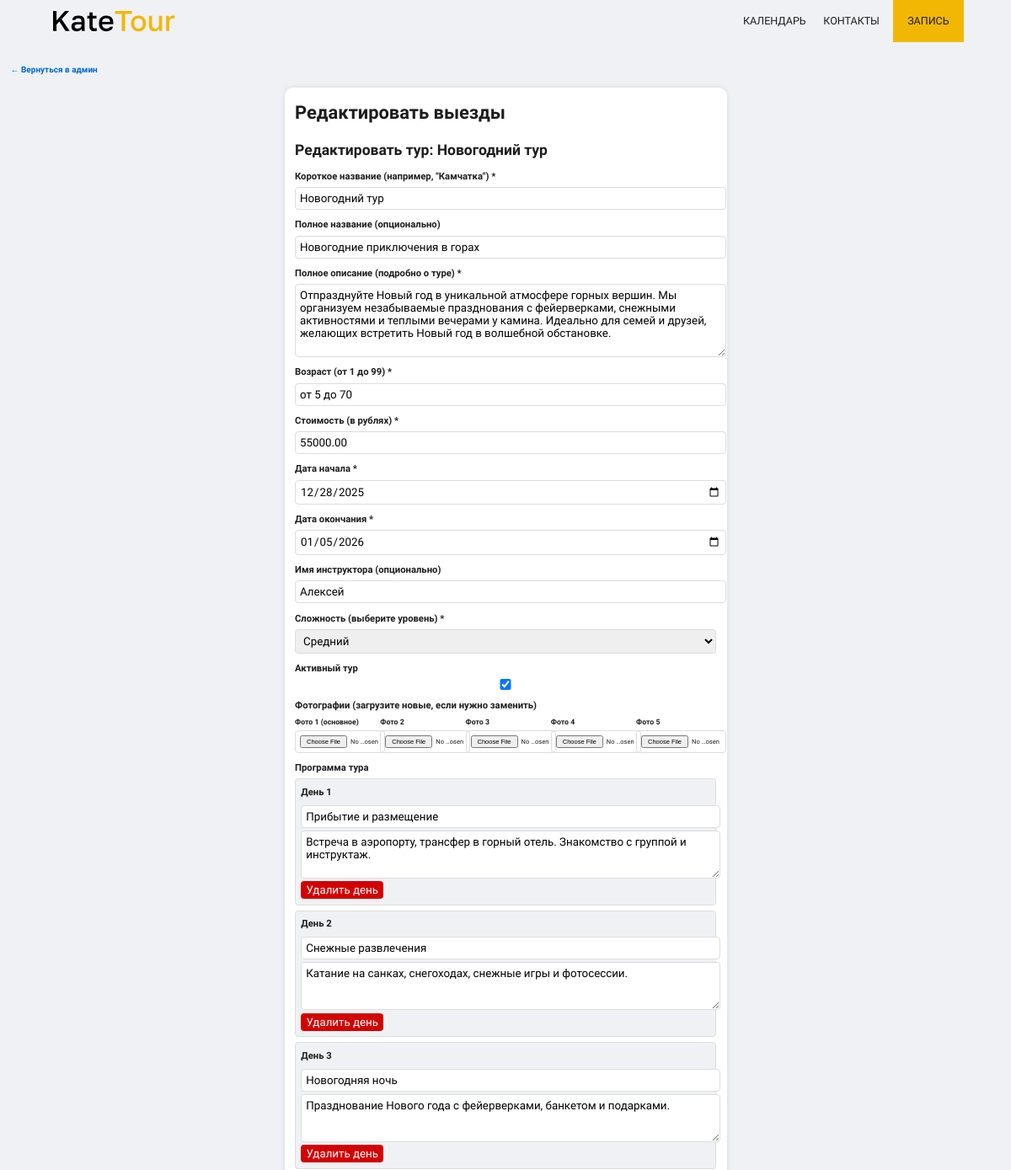
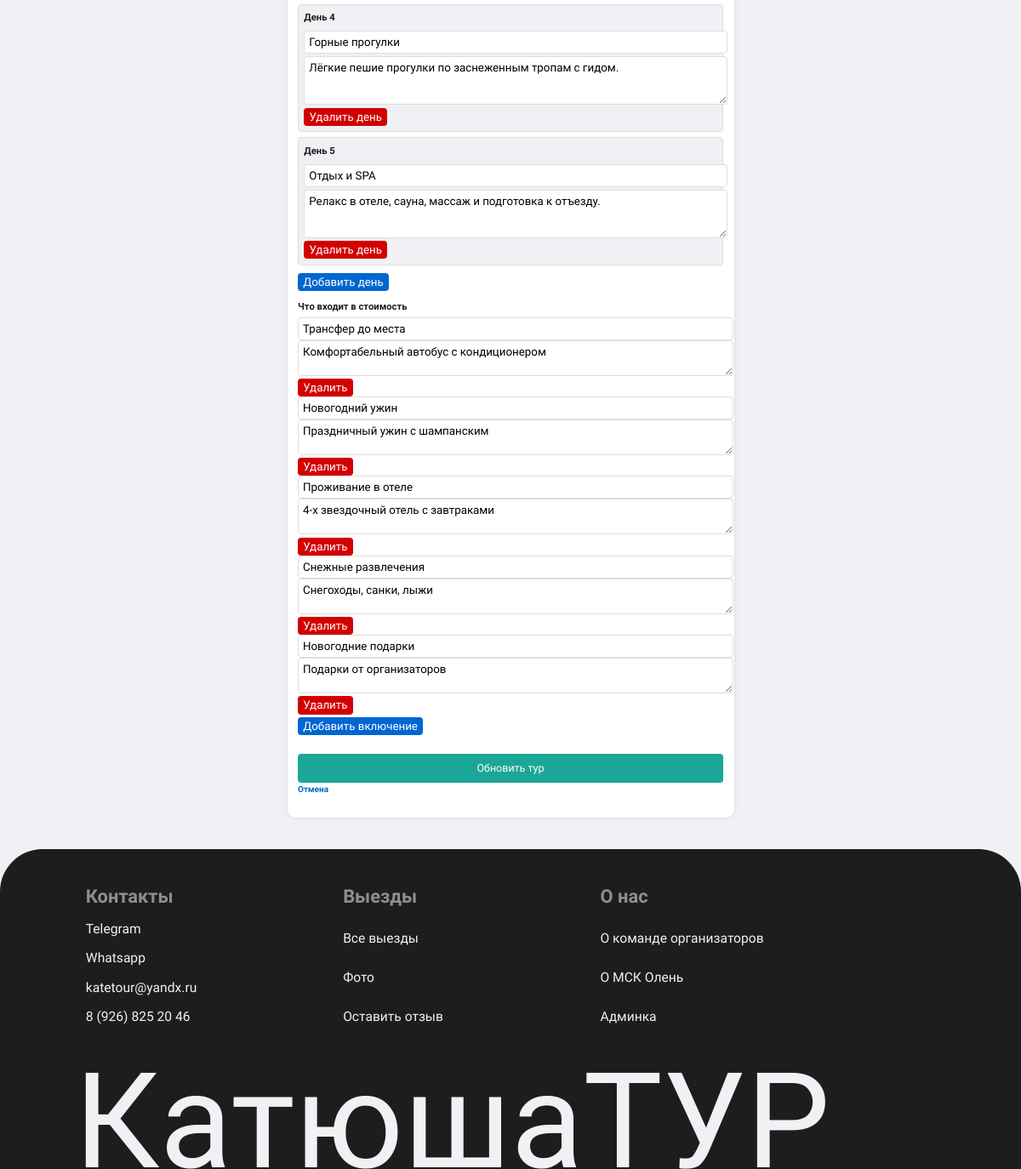
/edit-trips.php?edit=2 (signed in), run on the app's committed database (2 pictures, top to bottom).
### tables this page shows
CREATE TABLE `tours` (
  `id` int NOT NULL,
  `short_title` varchar(150) NOT NULL COMMENT 'Короткое название',
  `full_title` varchar(255) DEFAULT NULL COMMENT 'Полное название (опционально)',
  `full_description` longtext COMMENT 'Полное описание',
  `age` varchar(100) NOT NULL,
  `price` decimal(10,2) NOT NULL DEFAULT '0.00' COMMENT 'Стоимость',
  `start_date` date NOT NULL COMMENT 'Дата начала',
  `end_date` date NOT NULL COMMENT 'Дата окончания',
  `instructor_name` varchar(100) DEFAULT NULL COMMENT 'Имя инструктора (можно дублировать или оставить только ссылку)',
  `difficulty` enum('легкий','средний','сложный','эксперт') DEFAULT 'средний' COMMENT 'Сложность',
  `is_active` tinyint(1) DEFAULT '1' COMMENT 'Активный/неактивный тур',
  `created_at` timestamp NULL DEFAULT CURRENT_TIMESTAMP,
  `updated_at` timestamp NULL DEFAULT CURRENT_TIMESTAMP ON UPDATE CURRENT_TIMESTAMP
);

CREATE TABLE `tour_program` (
  `id` int NOT NULL,
  `tour_id` int NOT NULL COMMENT 'ID тура (связь с таблицей tours)',
  `day_number` tinyint UNSIGNED NOT NULL COMMENT 'Номер дня (1, 2, 3...)',
  `short_title` varchar(255) NOT NULL COMMENT 'Краткое описание (заголовок в свернутом виде)',
  `full_description` longtext NOT NULL COMMENT 'Полное описание (раскрывается при клике)',
  `sort_order` smallint UNSIGNED DEFAULT '0' COMMENT 'Порядок сортировки (для перетаскивания)',
  `is_active` tinyint(1) DEFAULT '1' COMMENT 'Активен ли пункт программы',
  `created_at` timestamp NULL DEFAULT CURRENT_TIMESTAMP,
  `updated_at` timestamp NULL DEFAULT CURRENT_TIMESTAMP ON UPDATE CURRENT_TIMESTAMP
);

CREATE TABLE `tour_inclusions` (
  `id` int NOT NULL,
  `tour_id` int NOT NULL COMMENT 'ID тура (связь с таблицей tours)',
  `title` varchar(255) NOT NULL COMMENT 'Название включения',
  `description` text COMMENT 'Описание включения',
  `sort_order` int DEFAULT '0' COMMENT 'Порядок сортировки',
  `is_active` tinyint(1) DEFAULT '1' COMMENT 'Активен ли пункт',
  `created_at` timestamp NULL DEFAULT CURRENT_TIMESTAMP,
  `updated_at` timestamp NULL DEFAULT CURRENT_TIMESTAMP ON UPDATE CURRENT_TIMESTAMP
);

### edit-trips.php (the view, shortened to what this page needs)
<?php
include "lib/db.php";
$edit_tour = null;
if (isset($_GET['edit'])) {
    $tour_id = intval($_GET['edit']);
    $stmt = $pdo->prepare("SELECT * FROM tours WHERE id = ?");
    $stmt->execute([$tour_id]);
    $edit_tour = $stmt->fetch(PDO::FETCH_ASSOC);
    if ($edit_tour) {
        $stmt = $pdo->prepare("SELECT * FROM tour_photos WHERE tour_id = ? ORDER BY sort_order");
        $stmt->execute([$tour_id]);
        $edit_tour['photos'] = $stmt->fetchAll(PDO::FETCH_ASSOC);
        $stmt = $pdo->prepare("SELECT * FROM tour_program WHERE tour_id = ? ORDER BY day_number");
        $stmt->execute([$tour_id]);
        $edit_tour['program'] = $stmt->fetchAll(PDO::FETCH_ASSOC);
        $stmt = $pdo->prepare("SELECT * FROM tour_inclusions WHERE tour_id = ? ORDER BY sort_order");
        $stmt->execute([$tour_id]);
        $edit_tour['inclusions'] = $stmt->fetchAll(PDO::FETCH_ASSOC);
    }
}
?>
<!DOCTYPE html>
<html lang="ru">
<head>
    <link rel="stylesheet" href="styles/css/admin-style.css">
</head>
<body>
    <?php include "blocks/header.php" ?>
    <main>
        <a href="admin.php" class="back-link">← Вернуться в админ</a>
        <div class="form-container">
            <h1>Редактировать выезды</h1>
            <?php if ($edit_tour): ?>
                <h2>Редактировать тур: <?php echo htmlspecialchars($edit_tour['short_title']); ?></h2>
                <form action="" method="POST" enctype="multipart/form-data">
                    <div class="form-group">
                        <label for="short_title">Короткое название (например, "Камчатка") *</label>
                        <input type="text" id="short_title" name="short_title" value="<?php echo htmlspecialchars($edit_tour['short_title']); ?>" placeholder="Незабываемое путешествие по просторам Камчатки" required>
                    </div>
                    <div class="form-group">
                        <label for="full_title">Полное название (опционально)</label>
                        <input type="text" id="full_title" name="full_title" value="<?php echo htmlspecialchars($edit_tour['full_title'] ?: ''); ?>" placeholder="Полное название тура, если отличается от короткого">
                    </div>
                    <div class="form-group">
                        <label for="full_description">Полное описание (подробно о туре) *</label>
                        <textarea id="full_description" name="full_description" rows="5" placeholder="Приглашаем тебя с нами в захватывающее путешествие..." required><?php echo htmlspecialchars($edit_tour['full_description']); ?></textarea>
                    </div>
                    <div class="form-group">
                        <label for="age">Возраст (от 1 до 99) *</label>
                        <input type="text" id="age" name="age" value="<?php echo htmlspecialchars($edit_tour['age']); ?>" placeholder="от 10 до 99" required>
                    </div>
                    <div class="form-group">
                        <label for="price">Стоимость (в рублях) *</label>
                        <input type="number" id="price" name="price" value="<?php echo $edit_tour['price']; ?>" step="0.01" placeholder="80000" required>
                    </div>
                    <div class="form-group">
                        <label for="start_date">Дата начала *</label>
                        <input type="date" id="start_date" name="start_date" value="<?php echo $edit_tour['start_date']; ?>" required>
                    </div>
                    <div class="form-group">
                        <label for="end_date">Дата окончания *</label>
                        <input type="date" id="end_date" name="end_date" value="<?php echo $edit_tour['end_date']; ?>" required>
                    </div>
                    <div class="form-group">
                        <label for="instructor_name">Имя инструктора (опционально)</label>
                        <input type="text" id="instructor_name" name="instructor_name" value="<?php echo htmlspecialchars($edit_tour['instructor_name'] ?: ''); ?>" placeholder="Екатерина">
                    </div>
                    <div class="form-group">
                        <label for="difficulty">Сложность (выберите уровень) *</label>
                        <select id="difficulty" name="difficulty" required>
                            <option value="средний" <?php if ($edit_tour['difficulty'] == 'средний') echo 'selected'; ?>>Средний</option>
                        </select>
                    </div>
                    <div class="form-group">
                        <label for="is_active">Активный тур</label>
                        <input type="checkbox" id="is_active" name="is_active" <?php if ($edit_tour['is_active']) echo 'checked'; ?>>
                    </div>
                    <div class="form-group">
                        <label>Фотографии (загрузите новые, если нужно заменить)</label>
                        <div class="photos">
                            <?php for ($i = 1; $i <= 5; $i++): ?>
                                <div class="photo-input">
                                    <label for="photo_<?php echo $i; ?>">Фото <?php echo $i; ?> <?php if ($i == 1) echo '(основное)'; ?></label>
                                    <input type="file" id="photo_<?php echo $i; ?>" name="photo_<?php echo $i; ?>" accept="image/*">
                                </div>
                            <?php endfor; ?>
                        </div>
                    </div>
                    <div class="form-group">
                        <label>Программа тура</label>
                        <div id="program-days">
                            <?php if (count($edit_tour['program']) > 0): ?>
                                <?php foreach ($edit_tour['program'] as $index => $day): ?>
                                    <div class="program-day">
                                        <label>День <?php echo $day['day_number']; ?></label>
                                        <input type="text" name="days[<?php echo $index; ?>][short_title]" value="<?php echo htmlspecialchars($day['short_title']); ?>" placeholder="Краткое описание дня">
                                        <textarea name="days[<?php echo $index; ?>][full_description]" placeholder="Полное описание дня" rows="3"><?php echo htmlspecialchars($day['full_description']); ?></textarea>
                                        <button type="button" class="remove-day" onclick="removeDay(this)">Удалить день</button>
                                    </div>
                                <?php endforeach; ?>
                            <?php endif; ?>
                        </div>
                        <button type="button" class="add-day" onclick="addDay()">Добавить день</button>
                    </div>
                    <div class="form-group">
                        <label>Что входит в стоимость</label>
                        <div id="inclusions">
                            <?php if (count($edit_tour['inclusions']) > 0): ?>
                                <?php foreach ($edit_tour['inclusions'] as $index => $inclusion): ?>
                                    <div class="inclusion-item">
                                        <input type="text" name="inclusions[<?php echo $index; ?>][title]" value="<?php echo htmlspecialchars($inclusion['title']); ?>" placeholder="Название включения" required>
                                        <textarea name="inclusions[<?php echo $index; ?>][description]" placeholder="Описание" rows="2"><?php echo htmlspecialchars($inclusion['description'] ?: ''); ?></textarea>
                                        <button type="button" class="remove-day" onclick="removeInclusion(this)">Удалить</button>
                                    </div>
                                <?php endforeach; ?>
                            <?php endif; ?>
                        </div>
                        <button type="button" class="add-day" onclick="addInclusion()">Добавить включение</button>
                    </div>
                    <button type="submit" class="submit-btn">Обновить тур</button>
                    <a href="edit-trips.php" class="back-link">Отмена</a>
                </form>
            <?php endif; ?>
        </div>
    </main>
    <?php include "blocks/footer.php" ?>
</body>
</html>

### styles/css/admin-style.css (style rules this page uses)
.form-container { max-width: 800rem; margin: 0 auto 60rem auto; background: white; padding: 20rem; border-radius: 10px; box-shadow: 0 0 10rem rgba(0, 0, 0, 0.1); }
.form-container h1 { color: #1d1d1d; margin-bottom: 20rem; font-size: 35rem; }
.form-container h2 { color: #1d1d1d; margin-bottom: 15rem; font-size: 28rem; }
.back-link { display: inline-block; margin-bottom: 20rem; color: #0066d2; text-decoration: none; font-size: 16rem; font-weight: bold; }
.form-group { margin-bottom: 15rem; }
.form-group label { display: block; margin-bottom: 5rem; font-weight: bold; color: #1d1d1d; font-size: 18rem; }
.form-group input, .form-group textarea, .form-group select { width: 100%; padding: 8rem; border: 1rem solid #ddd; border-radius: 4px; font-family: "Golos Text"; }
.photos { display: flex; flex-wrap: wrap; gap: 10rem; }
.photos .photo-input { flex: 1; min-width: 150rem; }
.photos .photo-input label { font-size: 14rem; }
.photos .photo-input input { font-size: 12rem; }
.program-day { border: 1rem solid #ddd; padding: 10rem; margin-bottom: 10rem; border-radius: 4px; background: #eff1f4; }
.program-day label { font-weight: bold; }
.program-day input, .program-day textarea { margin-top: 5rem; }
.add-day, .remove-day { background: #0066d2; color: white; border: none; padding: 5rem 10rem; border-radius: 4px; cursor: pointer; font-family: "Golos Text"; margin-top: 5rem; }
.remove-day { background: #d20000; }
.submit-btn { background: #1ca697; color: white; border: none; padding: 15rem 20rem; border-radius: 4px; cursor: pointer; font-size: 20rem; font-family: "Golos Text"; margin-top: 20rem; width: 100%; }
* { margin: 0; padding: 0; font-family: "Golos Text"; }
html { font-size: 0.0520833333vw; scroll-behavior: smooth; }
body { font-family: "Golos Text"; margin: 0; padding: 0; color: #1d1d1d; background-color: #eff1f4; line-height: 1.6; }
main { margin-left: 20rem; margin-right: 20rem; padding-top: 120rem; }

### data on the page
tours: short_title "Новогодний тур", full_title "Новогодние приключения в горах", full_description "Отпразднуйте Новый год в уникальной атмосфере горных вершин. Мы организуем незабываемые празднования с фейерверками, снежными активностями и теплыми вечерами у камина. Идеально для семей и друзей, желающих встретить Новый год в волшебной обстановке.", age "от 5 до 70", price "55000.00", start_date "12/28/2025", end_date "01/05/2026", instructor_name "Алексей", difficulty "Средний", is_active "☑"
tour_program: day_number "1", short_title "Прибытие и размещение", full_description "Встреча в аэропорту, трансфер в горный отель. Знакомство с группой и инструктаж."
tour_program: day_number "2", short_title "Снежные развлечения", full_description "Катание на санках, снегоходах, снежные игры и фотосессии."
tour_program: day_number "3", short_title "Новогодняя ночь", full_description "Празднование Нового года с фейерверками, банкетом и подарками."
tour_program: day_number "4", short_title "Горные прогулки", full_description "Лёгкие пешие прогулки по заснеженным тропам с гидом."
tour_program: day_number "5", short_title "Отдых и SPA", full_description "Релакс в отеле, сауна, массаж и подготовка к отъезду."
tour_inclusions: title "Трансфер до места", description "Комфортабельный автобус с кондиционером"
tour_inclusions: title "Новогодний ужин", description "Праздничный ужин с шампанским"
tour_inclusions: title "Проживание в отеле", description "4-х звездочный отель с завтраками"
tour_inclusions: title "Снежные развлечения", description "Снегоходы, санки, лыжи"
tour_inclusions: title "Новогодние подарки", description "Подарки от организаторов"
